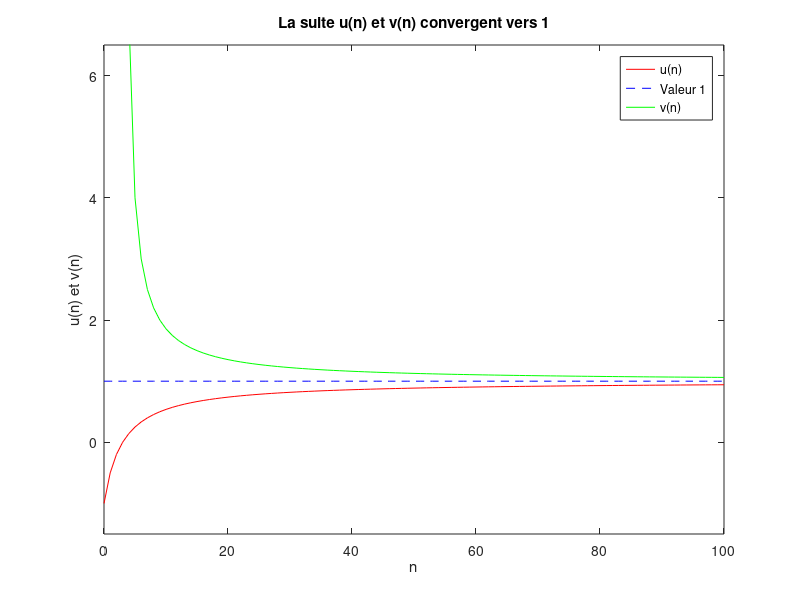

This chart was generated by the following MATLAB code:
n = 0:100;
m = 4:100;
u_n = (n-3) ./ (n+3);
plot( n, u_n, 'Color', 'r' );
const = ones( size(u_n) );
hold on;
plot( n, const, 'Color', 'b', 'LineStyle', '--' );


v_n = (m+3) ./ (m-3);
plot( m, v_n, 'Color', 'g' );
const = ones( size(v_n) );
ylim([-1.5 6.5]);

title('La suite u(n) et v(n) convergent vers 1');
xlabel('n');
ylabel('u(n) et v(n)');
legend('u(n)', 'Valeur 1','v(n)');

hold off;